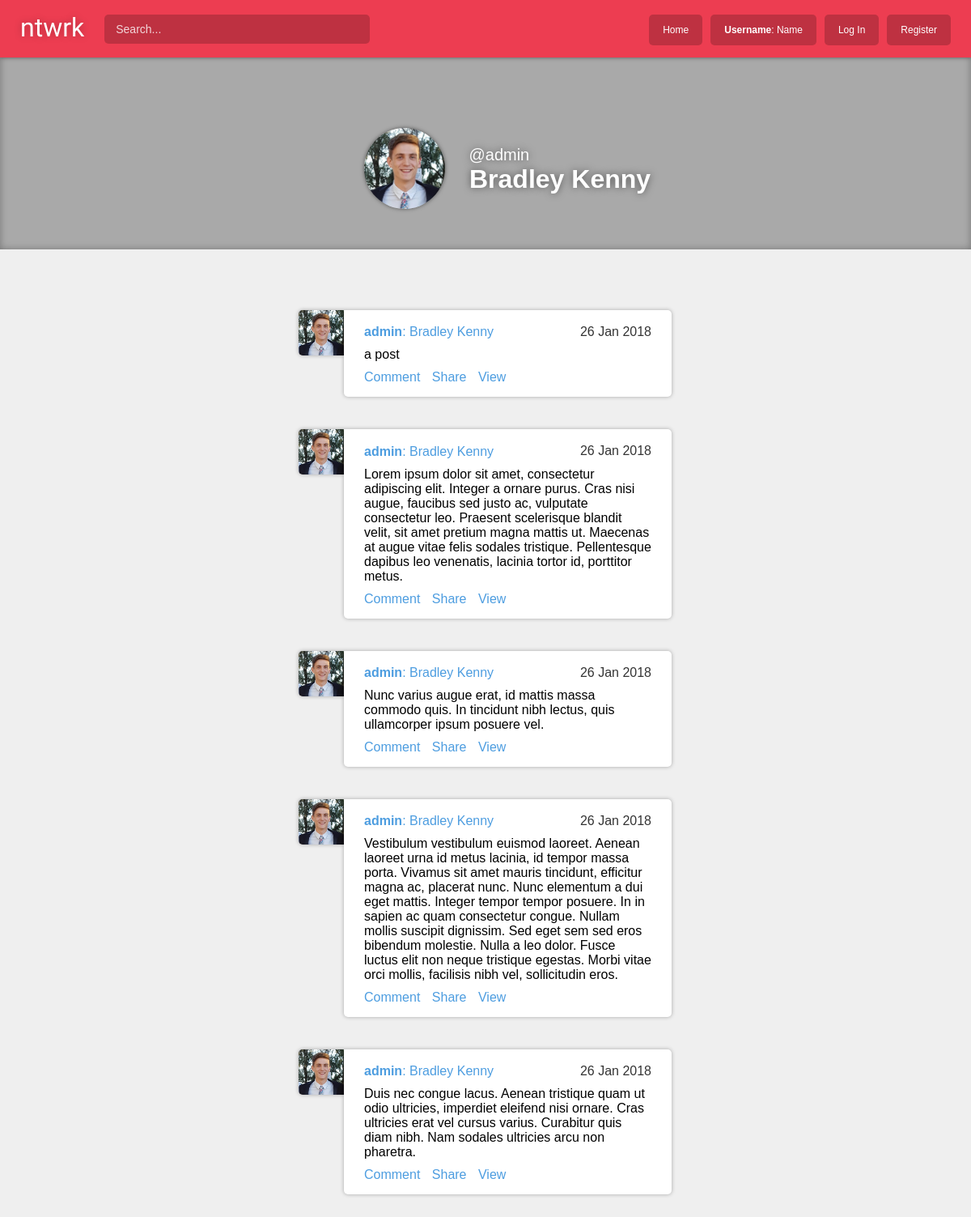
Before: /user/4 with the older database file.
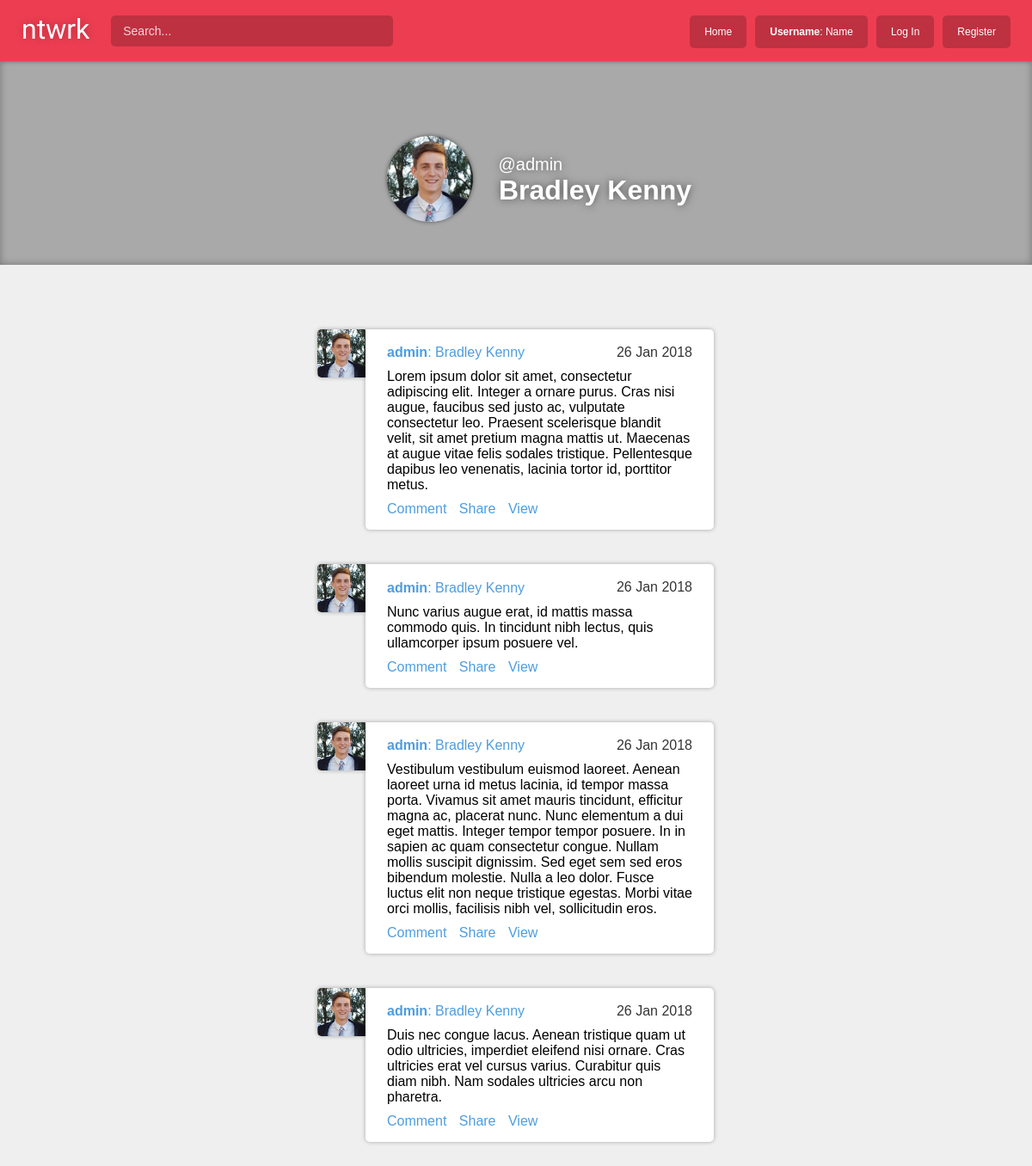
After: the same page with the newer database file.
### stream/models.py (models this page shows)
class Post(models.Model):
    content = models.TextField(max_length=500)
    posted_by = models.ForeignKey(User, related_name='posts', on_delete=models.CASCADE)
    posted_at = models.DateTimeField(auto_now_add=True)

### account/views.py (the view)
# urls.py: path('user/<cur_user>', account.views.profile, name='profile'),
def profile(request, cur_user):
	posts = Post.objects.all()
	cur_user_obj = User.objects.get(pk=cur_user)
	return render(request, 'account/profile.html', { 'posts': posts, 'cur_user': cur_user_obj })

### account/templates/account/profile.html (shortened to what this page needs)
{% extends 'base.html' %}
{% load static %}
{% block stylesheet %}
<link rel="stylesheet" type="text/css" href="{% static 'stream/css/stream.css' %}">
<link rel="stylesheet" type="text/css" href="{% static 'account/css/profile.css' %}">
{% endblock %}
{% block content %}
<div id="content_all">
	<div id="cover">
		<img src="{% static 'stream/img/dp/admin.jpg' %}">
		{% if cur_user.first_name|length > 0 %}
		<h2>@{{ cur_user.username }}</h2><br>
		<h1>{{ cur_user.first_name }} {{ cur_user.last_name }}</h1>
		{% else %}
		<h2>{{ cur_user.first_name }} {{ cur_user.last_name }}</h2><br>
		<h1>@{{ cur_user.username }}</h1>
		{% endif %}
	</div>
    <div id="content_left">
    </div>
    <div id="content_main">
		{% for post in posts %}
			{% if post.posted_by.username == cur_user.username %}
			<a href="{% url 'home' %}" class="dp">
				<img src="{% static 'stream/img/dp/admin.jpg' %}">
			</a>
		    <div class="card">
		        <a href="{% url 'home' %}">
		            <h2>
						<b>{{ post.posted_by.username }}</b>{% if post.posted_by.first_name|length > 0 %}: {{ post.posted_by.first_name }} {{ post.posted_by.last_name }}{% endif %}
					</h2>
		        </a>
		        <h3>{{ post.posted_at|date:'d M Y' }}</h2>
		        <p>{{ post.content }}</p>
		        <a href="{% url 'home' %}" class="link">Comment</a>
		        <a href="{% url 'home' %}" class="link">Share</a>
		        <a href="{% url 'view_post' post.posted_by.username post.id %}" class="link">View</a>
		    </div>
			{% endif %}
	    {% endfor %}
    </div>
    <div id="content_right">
    </div>
{% endblock %}

Changed rows visible on the page:
removed Post: posted_by.username "admin", posted_by.first_name "Bradley", posted_by.last_name "Kenny", posted_at "26 Jan 2018", content "a post"
